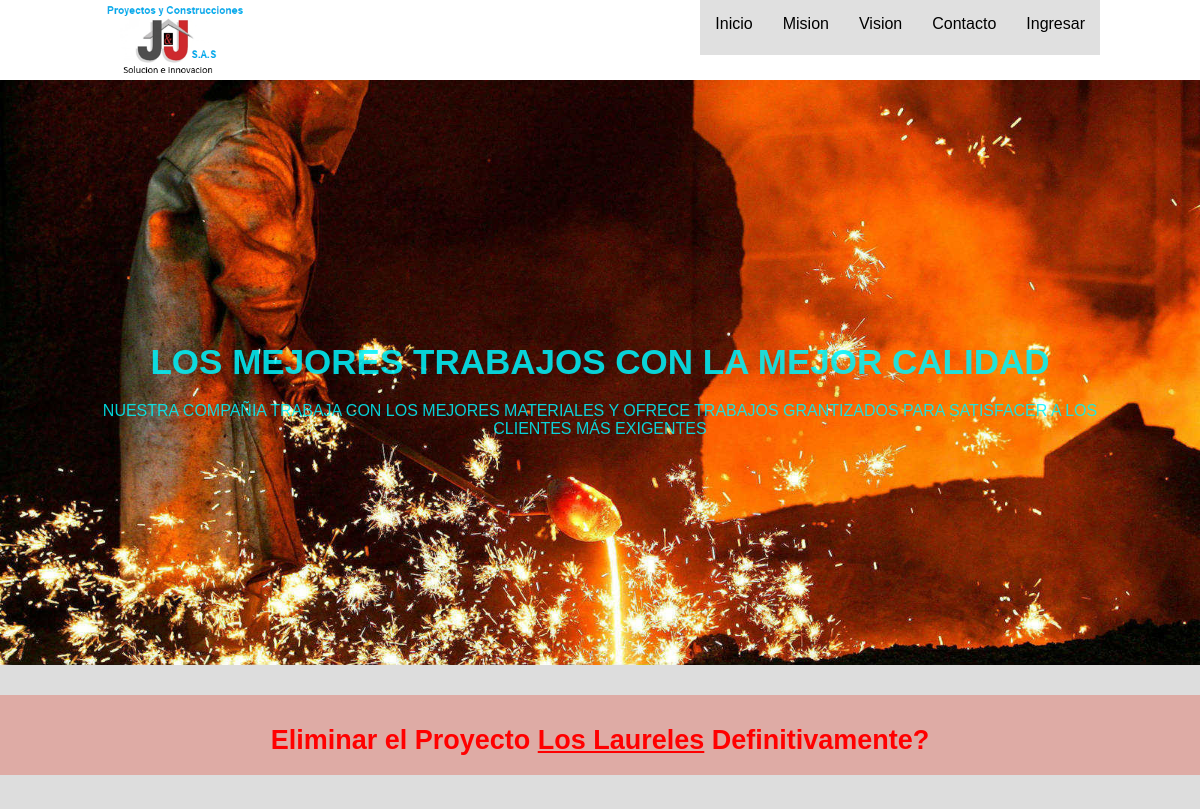
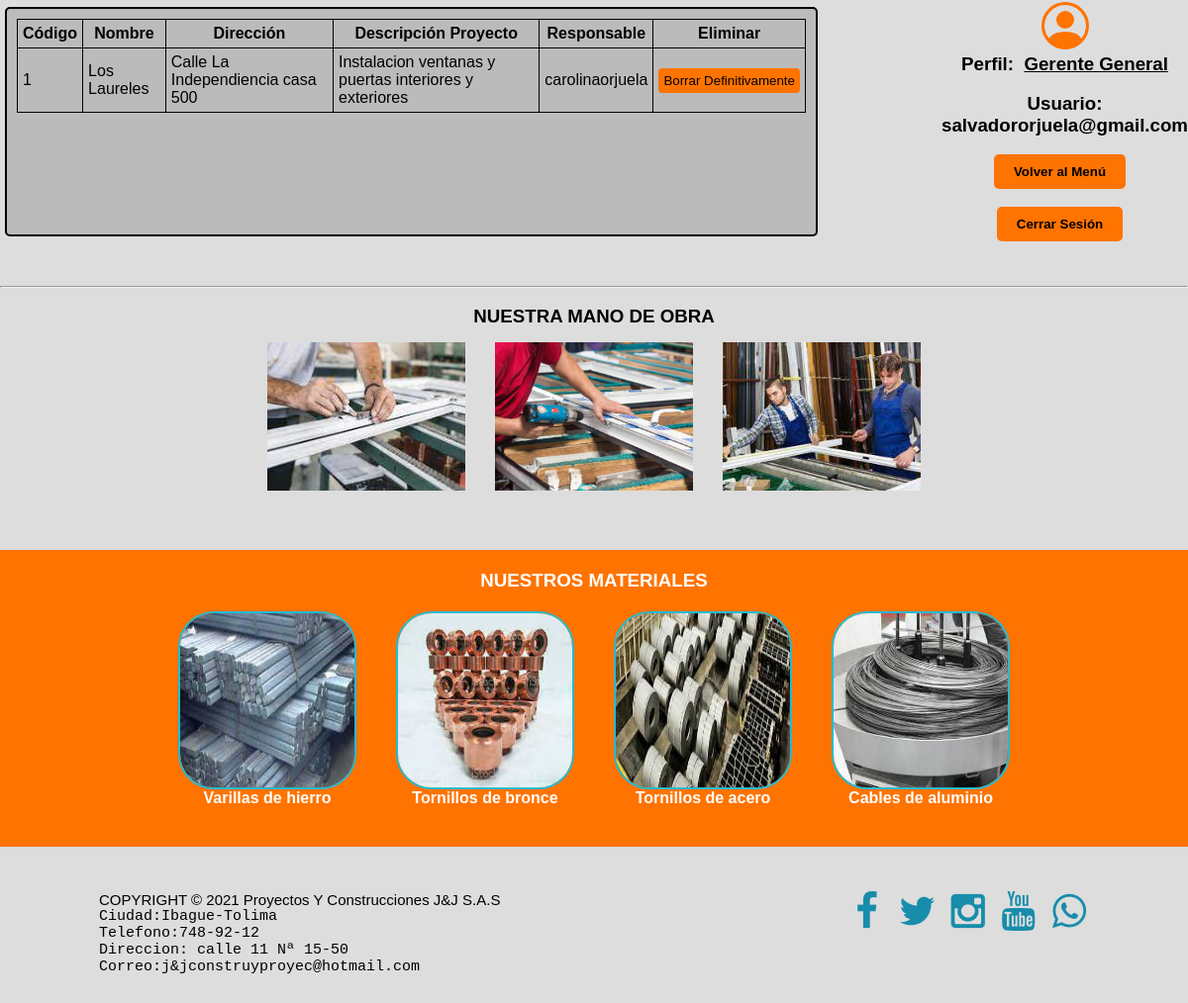
Page /operaciones/borrarproyecto1 (signed in) on the committed database (2 pictures, top to bottom).
### operaciones/models.py (models this page shows)
class Proyectos (models.Model):
    codigo_proyecto = models.AutoField(primary_key=True)  # llave primaria
    nombre_proyecto = models.CharField(max_length=100)
    direccion_proyecto = models.CharField(max_length=100)
    descripcion_proyecto = models.TextField()
    estado = [
        ("Act", "Activo"),
        ("Ter", "Terminado"),
        ("Na", "No Asignado"),
    ]
    estado_proyecto = models.CharField(
        max_length=12, choices=estado, default="Na")
    empleado_responsable = models.ForeignKey(
        CustomUser, null=False, on_delete=models.CASCADE)  # llave foranea
    def __str__(self):
        return f"{self.nombre_proyecto}"

class CustomUser(AbstractUser):
    identificacion = models.PositiveBigIntegerField(
        default="0000000000")
    cargos = [
        ("Gerente General", "Director General"),
        ("Director Operacional", "Director Operacional"),
        ("Almacenista", "Almacenista"),
        ("Contratista", "Contratista")
    ]
    cargo_empleado = models.CharField(
        max_length=50, choices=cargos, default="Contratista")
    telefono_empleado = models.PositiveBigIntegerField(default="0000000000")
    correo_empleado = models.EmailField(default="ejemplo@ejemplo.com")

### operaciones/views.py (the view)
# urls.py: path("borrarproyecto<int:codigo_proyecto>", views.borrarproyecto,
@login_required(login_url="/inventarios/ingresar")
def borrarproyecto(request, codigo_proyecto):
    proyecto = Proyectos.objects.get(codigo_proyecto=codigo_proyecto)
    if request.method == "POST":
        proyecto.delete()
        return render(request, "inventarios/gerente.html", {
            'mensaje': "Proyecto Eliminado de la Base de Datos!"
        })
    else:
        return render(request, "operaciones/borrarproyecto.html", {
            'proyecto': proyecto
        })

### operaciones/templates/operaciones/borrarproyecto.html (shortened to what this page needs)
{% extends "inventarios/layout.html" %}
{% block main %}
    <div class="centering error">
        <h2>Eliminar el Proyecto <u>{{ proyecto }}</u> Definitivamente?</h2>
    </div>
    <br><br>
    <section id="bflex">
        <div class="floatLeftTabla">
                <table>
                    <tr>
                        <th><h4>Código</h4></th>
                        <th><h4>Nombre</h4></th>
                        <th><h4>Dirección</h4></th>
                        <th><h4>Descripción Proyecto</h4></th>
                        <th><h4>Responsable</h4></th>
                        <th><h4>Eliminar</h4></th>
                    </tr>
                    <tr>
                        <td><p>{{ proyecto.codigo_proyecto }}</p></td>
                        <td><p>{{ proyecto.nombre_proyecto }}</p></td>
                        <td><p>{{ proyecto.direccion_proyecto }}</p></td>
                        <td><p>{{ proyecto.descripcion_proyecto }}</p></td>
                        <td><p>{{ proyecto.empleado_responsable }}</p></td>
                        <td>
                            <form href="{% url 'operaciones:borrarproyecto' proyecto.codigo_proyecto%}"method="post">
                                <input type="submit" value="Borrar Definitivamente" autofocus class="edition">
                            </form>
                        </td>
                    </tr>
                </table>
        </div>
        <div class="floatRight">
                <h3>Perfil:&nbsp;&nbsp;<u>{{ user.cargo_empleado }}</u></h3>
                <br>
                {% if user.is_authenticated %}
                    <h3>Usuario: {{ user.username }}</h3>
                {% endif %}
                <br>
                <div class="centering logout">
                    <form action="{% url 'operaciones:redirecciongerente' %}" method="post">
                            <input type="submit" Value="Volver al Menú" class="logout" title="Volver al Menú {{ user.cargo_empleado }}">
                    </form>
                </div>
                <br>
                <div class="centering logout">
                    <form action="{% url 'inventarios:salir' %}" method="post">
                            <input type="submit" value="Cerrar Sesión" class="logout" title="Cerrar Sesión {{ user.cargo_empleado }}">
                    </form>
                </div>
        </div>
        <br><br>
    </section>
{% endblock %}

### inventarios/static/inventarios/styles.css (style rules this page uses)
* { margin: 0; padding: 0; box-sizing: border-box; }
body { font-family: "Franklin Gothic Medium", "Arial Narrow", Arial, sans-serif; background-color: #ddd; }
section { width: 100%; margin-bottom: 45px; text-align: center; top: -30px; }
h2 { margin-bottom: 20px; }
#bflex { text-align: center; width: 100%; display: flex; right: 0%; }
.floatRight { float: right; margin: 0 0 0 10%; }
.floatLeftTabla { float: left; margin-left: 30px; border: 2px solid black; text-align: left; padding: 10px; margin: 5px; border-radius: 5px; background-color: #bbb; display: block; }
#bien h3, h4 { text-align: center; }
.centering { width: 100%; height: auto; display: flex; justify-content: center; text-align: center; }
.LoginForm input[type="submit"], .centering input[type="submit"] { transition: O.3s; margin-right: 10px; border: none; background-color: rgb(255, 115, 0); color: var(--white); padding: 10px 20px; font-weight: bold; border-radius: 5px; }
.edition { padding: 5px; border-radius: 4px; max-width: 100%; background-color: rgb(255, 115, 0); border: none; }
.error { color: red; text-align: center; background-color: rgba(220, 55, 34, 0.3); height: 50px; padding: 30px 0 50px 0; font-size: large; margin-top: -90px; }
table, th, td { border:1px solid black; border-collapse: collapse; padding: 5px; }

### rows in the picture
Proyectos: nombre_proyecto "Los Laureles", codigo_proyecto "1", direccion_proyecto "Calle La Independiencia casa 500", descripcion_proyecto "Instalacion ventanas y puertas interiores y exteriores", empleado_responsable "carolinaorjuela"
CustomUser: cargo_empleado "Gerente General", username "salvadororjuela@gmail.com"
